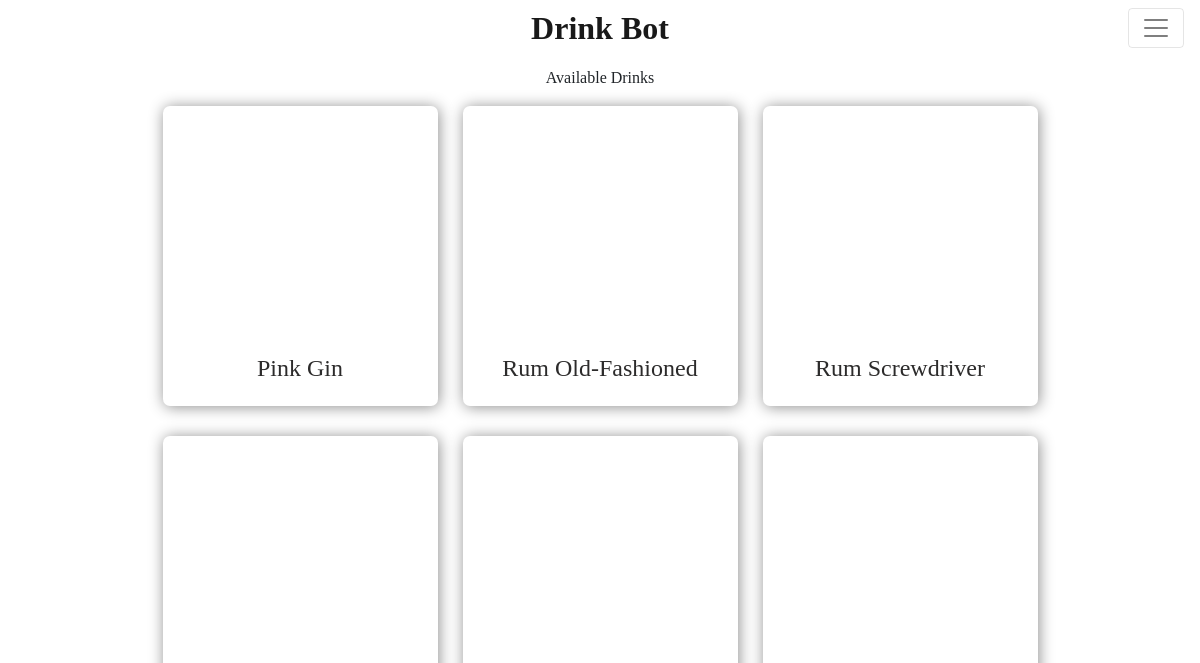
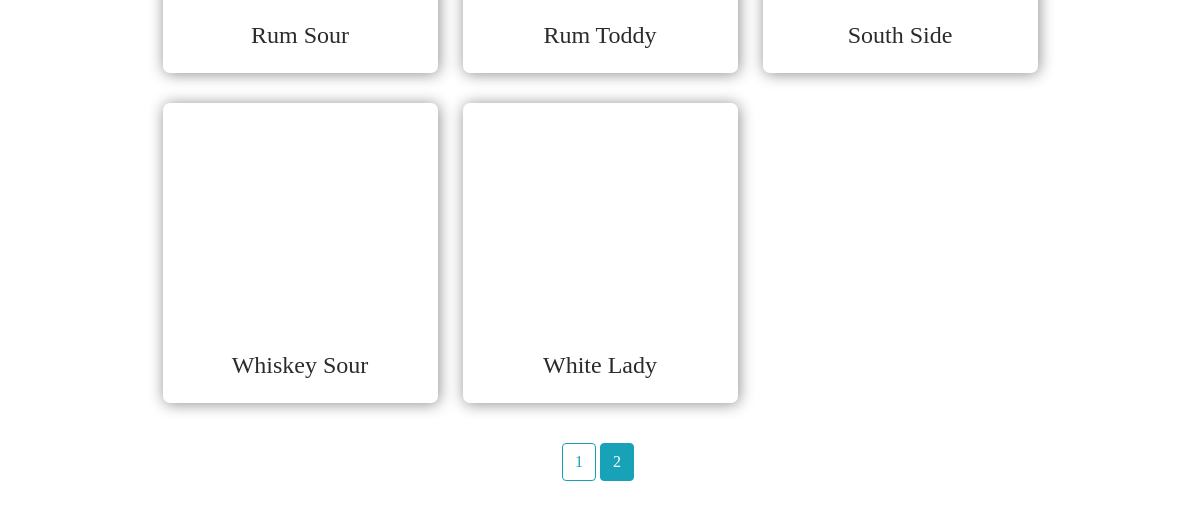
Before: /?page=2 with the older database file (2 pictures, top to bottom).
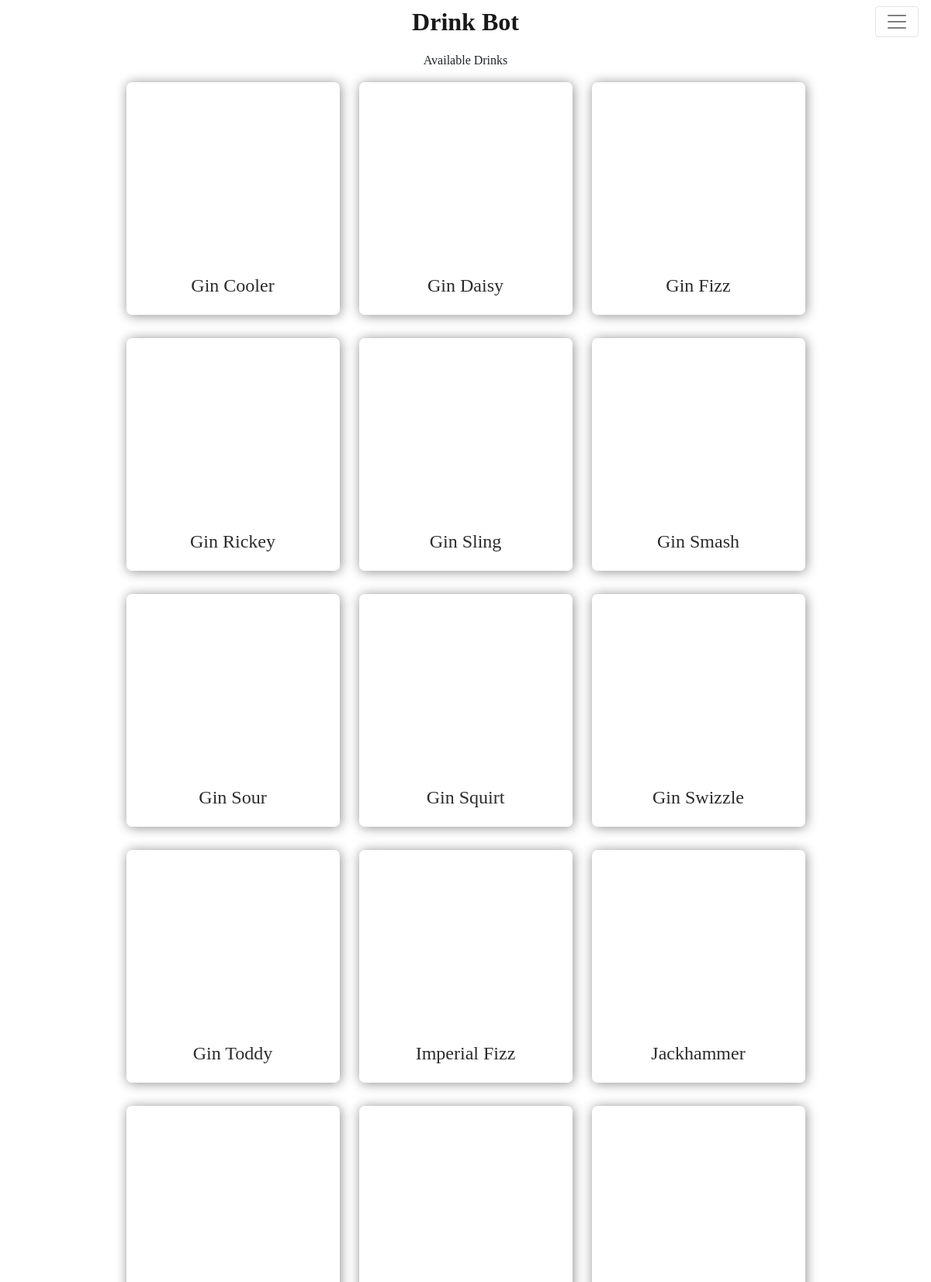
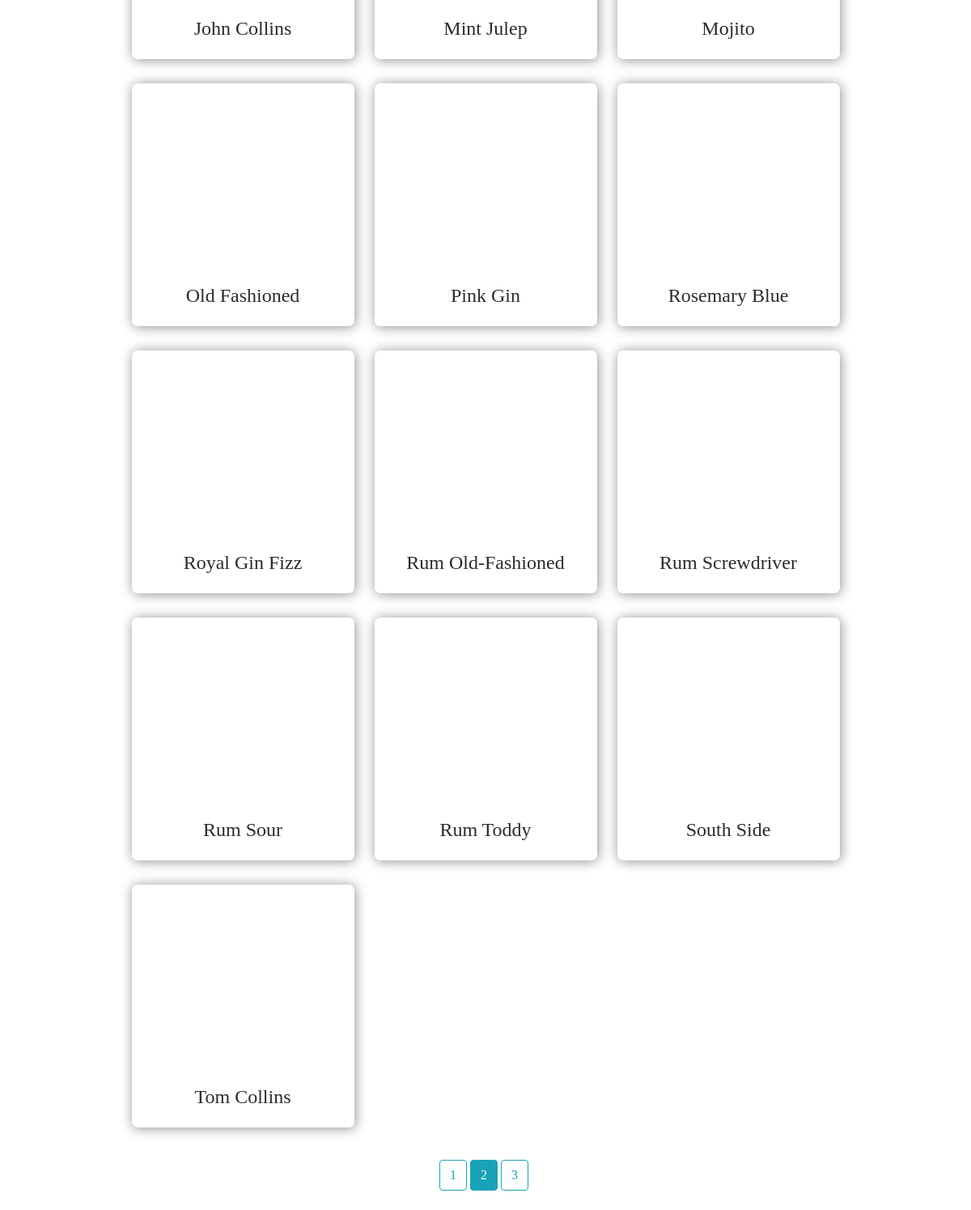
After: the same page with the newer database file (2 pictures, top to bottom).
### drink_app/models.py (models this page shows, shortened)
class Drink(models.Model):
    name = models.CharField(max_length=100)
    category = models.CharField(max_length=100)
    date_modified = models.CharField(max_length=100)
    drink_alternate = models.CharField(max_length=100)
    garnish1 = models.CharField(max_length=100)
    garnish2 = models.CharField(max_length=100)
    glass = models.CharField(max_length=100)
    iba = models.CharField(max_length=100)
    ingredient1 = models.CharField(max_length=100)
    ingredient2 = models.CharField(max_length=100)
    ingredient3 = models.CharField(max_length=100)
    ingredient4 = models.CharField(max_length=100)
    ingredient5 = models.CharField(max_length=100)
    ingredient6 = models.CharField(max_length=100)
    ingredient7 = models.CharField(max_length=100)
    ingredient8 = models.CharField(max_length=100)
    instructions = models.TextField()
    measure1 = models.CharField(max_length=100)
    measure2 = models.CharField(max_length=100)
    measure3 = models.CharField(max_length=100)
    measure4 = models.CharField(max_length=100)
    measure5 = models.CharField(max_length=100)
    measure6 = models.CharField(max_length=100)
    measure7 = models.CharField(max_length=100)
    measure8 = models.CharField(max_length=100)
    non_pump_ingr1 = models.CharField(max_length=100)
    non_pump_ingr2 = models.CharField(max_length=100)
    non_pump_ingr3 = models.CharField(max_length=100)
    non_pump_meas1 = models.CharField(max_length=100)
    non_pump_meas2 = models.CharField(max_length=100)
    non_pump_meas3 = models.CharField(max_length=100)
    tags = models.CharField(max_length=100)
    thumbnail = models.URLField(max_length=300)
    mix_type = models.CharField(max_length=100)
    substitute1 = models.CharField(max_length=100,default='None')
    substitute2 = models.CharField(max_length=100,default='None')
    substitute3 = models.CharField(max_length=100,default='None')
    substitute4 = models.CharField(max_length=100,default='None')
    substitute5 = models.CharField(max_length=100,default='None')
    substitute6 = models.CharField(max_length=100,default='None')
    substitute7 = models.CharField(max_length=100,default='None')
    substitute8 = models.CharField(max_length=100,default='None')
    def get_meas(self):
        all_meas = [self.measure1,self.measure2,self.measure3,self.measure4,self.measure5,self.measure6,
                self.measure7,self.measure8,self.non_pump_meas1,self.non_pump_meas2,self.non_pump_meas3]
        measures = []
        for meas in all_meas:
            if meas != 'None':
                measures.append(meas)
        return measures
    def get_ingrs_subs(self):
        all_ingr = [self.ingredient1,self.ingredient2,self.ingredient3,self.ingredient4,self.ingredient5,self.ingredient6,
                self.ingredient7,self.ingredient8,self.non_pump_ingr1,self.non_pump_ingr2,self.non_pump_ingr3]
        all_subs = [self.substitute1,self.substitute2,self.substitute3,self.substitute4,self.substitute5,self.substitute6,
                self.substitute7,self.substitute8,'None','None','None']
        ingrs_subs = []
        for ingr,sub in zip(all_ingr,all_subs):
            if ingr != 'None':
                ingrs_subs.append((ingr,sub))
        return ingrs_subs

### drink_app/views.py (the view)
# urls.py: 2. Add a URL to urlpatterns:  path('', views.home, name='home')
def home(request):
    form = MakeDrinkForm()
    ingrs = list(Ingredient.objects.values_list('name', flat=True))
    ingrs = dict.fromkeys(ingrs, (False,'')) # sets all ingrs to false
    extras = list(Extra.objects.values_list('name', flat=True))
    ingrs_avail = extras
    pump_ingrs = []
    pumps = {}
    for i in Pump.objects.all():
        pumps[i.ingredient] = i.name
    for ingr in pumps:
        ingrs_avail.append(ingr)
        pump_ingrs.append(ingr)
    ingrs_avail = clib.soft_search(pumps,extras,ingrs_avail,ingrs)
    pump_ingrs = clib.soft_search(pumps,extras,pump_ingrs,ingrs)
    for ingr in list(ingrs_avail):
        if not ingrs_avail[ingr][0]:
           del ingrs_avail[ingr]
    ingrs_avail['None'] = (True,'None')
    drinks = Drink.objects.filter(Q(mix_type__exact='shaken')|Q(mix_type__exact='stirred')|
                                  Q(mix_type__exact='shot')|Q(mix_type__exact='tea')|
                                  Q(mix_type__exact='blended'))
    drinks = drinks.filter(ingredient1__in=ingrs_avail).filter(ingredient2__in=ingrs_avail
                  ).filter(ingredient3__in=ingrs_avail).filter(ingredient4__in=ingrs_avail
                  ).filter(ingredient5__in=ingrs_avail).filter(ingredient6__in=ingrs_avail
                  ).filter(ingredient7__in=ingrs_avail).filter(ingredient8__in=ingrs_avail
                  ).filter(non_pump_ingr1__in=ingrs_avail).filter(non_pump_ingr2__in=ingrs_avail
                  ).filter(non_pump_ingr3__in=ingrs_avail).order_by('name')
    for ingrs in drinks.values("ingredient1","ingredient2","ingredient3","ingredient4","ingredient5","ingredient6","ingredient7","ingredient8","name"):
        substitutes = []
        for i in range(8):
            if ingrs['ingredient'+str(i+1)] != ingrs_avail[ingrs['ingredient'+str(i+1)]][1]:
                substitutes.append(ingrs_avail[ingrs['ingredient'+str(i+1)]][1])
            else:
                substitutes.append('None')
        Drink.objects.filter(name=ingrs['name']).update(substitute1=substitutes[0],substitute2=substitutes[1],
                                                        substitute3=substitutes[2],substitute4=substitutes[3],
                                                        substitute5=substitutes[4],substitute6=substitutes[5],
                                                        substitute7=substitutes[6],substitute8=substitutes[7])
    paginator = Paginator(drinks, 25) # Show 25 contacts per page.
    page_number = request.GET.get('page')
    page_obj = paginator.get_page(page_number)
    context = {
        'drinks': page_obj,
        'loops': range(1,9),
        'make_drink_form': form
        }
    if request.method == 'POST':
        form = MakeDrinkForm(request.POST)
        if form.is_valid():
            choice = [form.cleaned_data['drink_size'],form.cleaned_data['hidden_field']]
            drink_choice = Drink.objects.filter(name=choice[1]).values()[0]
            volumes = []
            ingrs_used = []
            manual_ingrs = []
            np_ingrs = []
            np_meas = []
            np_vols = []
            ingrs_disp = []
            for i in range(3):
                if drink_choice['non_pump_ingr'+str(i+1)] != 'None':
                    np_ingrs.append(drink_choice['non_pump_ingr'+str(i+1)])
                    np_meas.append(drink_choice['non_pump_meas'+str(i+1)])
                else:
                    break
            for i in range(8):
                if drink_choice['measure'+str(i+1)] != 'None':
                    ingrs_used.append( (drink_choice['ingredient'+str(i+1)],i+1) )
                    volumes.append(float(drink_choice['measure'+str(i+1)].split(' ')[0]))
                else:
                    break
            try:
                choice[0] = int(choice[0])
            except:
                choice[0] = sum(volumes)
            multiplier = choice[0]/sum(volumes)
            volumes = [round(x * multiplier,2) for x in volumes]
            for ingr,idx in ingrs_used:
                if not pump_ingrs[ingr][0]:
                    manual_ingrs.append((ingr,idx,ingrs_avail[ingr][1]))
                else:
                    ingrs_disp.append((ingr,idx,pump_ingrs[ingr][1]))
            for meas in np_meas:
                try:
                    np_vols.append(f"{float(meas.split(' ')[0]) * multiplier:.2g} {meas.partition(' ')[2]}")
                except:
                    np_vols.append(meas)
            sub_str = ''
            for ingr,idx,sub in manual_ingrs:
                if ingr == sub:
                    man_sub_str = ''
                else:
                    man_sub_str = f"({ingrs_avail[ingr][1].title()})"
                sub_str += f"{volumes[idx-1]} oz {ingr.title()} {man_sub_str}<br>"
            for meas,ingr in zip(np_vols,np_ingrs):
                sub_str += f"{meas} {ingr.title()}<br/>"
            pump_disp = {}
            for i in range(len(pumps)):
                pump_disp['pump'+str(i)] = 0
            for ingr,idx,sub in ingrs_disp:
                pump_disp[pumps[sub]] += volumes[idx-1]
            print(pump_disp)
            string_for_arduino = []
            for key,val in pump_disp.items():
                if val > 0:
                    string_for_arduino.append(key[-1]) # pump number
                    string_for_arduino.append(str(val)) # pump volume
            arduino_string = f"<{','.join(string_for_arduino)}>"
            ser = serial.Serial('/dev/ttyACM0', 115200, timeout=1)
            ser.flush()
            ser.write(bytes(arduino_string, encoding='utf-8'))
            ser.close()
            messages.success(request, mark_safe(f'"{choice[1]}" Sent to Barbot'))
            if sub_str != '':
                messages.success(request, mark_safe(f"<strong>You need to add</strong><br>{sub_str}"))
            return redirect('drinks-home') # necessary to avoid form resubmit
    else:
        form = MakeDrinkForm()
    return render(request,'drink_app/home.html', context)

### drink_app/templates/drink_app/home.html (shortened to what this page needs)
{% extends "drink_app/base.html" %}
{% block content %}
    <div class="intro-sec">
        <div class="home-heading-div">
            <p class="paragraph1">Available Drinks</p>
        </div>
    </div>
    <div class="drink_select_sec">
        <div class="drink_grid_wrapper">
            <div class="drinks_grid">
                {% for drink in drinks %}
                    <a data-toggle="modal" href="#Modal{{ forloop.counter0 }}" class="drink_block">
                        <div class="image_div" style="background:url('{{drink.thumbnail}}'); background-size: cover;background-position: 50% 20%;background-repeat: no-repeat;">
                        </div>
                        <div class="drink_text_div">
                            <h2 class="drink_name">{{ drink.name|title }}</h2>
                        </div>
                    </a>
                {% endfor %}
            </div>
        </div>
    </div>
    <div class="d-flex justify-content-center">
        {% if drinks.paginator.num_pages > 1 %}
            {% for num in drinks.paginator.page_range %}
                {% if drinks.number == num %}
                    <a class="btn btn-info mb-4 mr-1" href="?page={{ num }}"> {{ num }} </a>
                {% else %}
                    <a class="btn btn-outline-info mb-4 mr-1" href="?page={{ num }}"> {{ num }} </a>
                {% endif %}
            {% endfor %}
        {% endif %}
    </div>
{% endblock content%}

Changed rows visible on the page:
no longer on this page (row unchanged): Drink: name "Whiskey Sour"
no longer on this page (row unchanged): Drink: name "White Lady"
now on this page (row edited): Drink: name "Gin Cooler"
now on this page (row unchanged): Drink: name "Gin Daisy"
now on this page (row edited): Drink: name "Gin Fizz"
now on this page (row edited): Drink: name "Gin Rickey"
now on this page (row unchanged): Drink: name "Gin Sling"
now on this page (row edited): Drink: name "Gin Smash"
now on this page (row unchanged): Drink: name "Gin Sour"
now on this page (row edited): Drink: name "Gin Squirt"
now on this page (row unchanged): Drink: name "Gin Swizzle"
now on this page (row unchanged): Drink: name "Gin Toddy"
now on this page (row edited): Drink: name "Imperial Fizz"
now on this page (row edited): Drink: name "Jackhammer"
now on this page (row unchanged): Drink: name "John Collins"
now on this page (row unchanged): Drink: name "Mint Julep"
now on this page (row edited): Drink: name "Mojito"
now on this page (row unchanged): Drink: name "Old Fashioned"
now on this page (row edited): Drink: name "Rosemary Blue"
now on this page (row edited): Drink: name "Royal Gin Fizz"
now on this page (row unchanged): Drink: name "Tom Collins"
Other visible differences:
new list line: "3"
